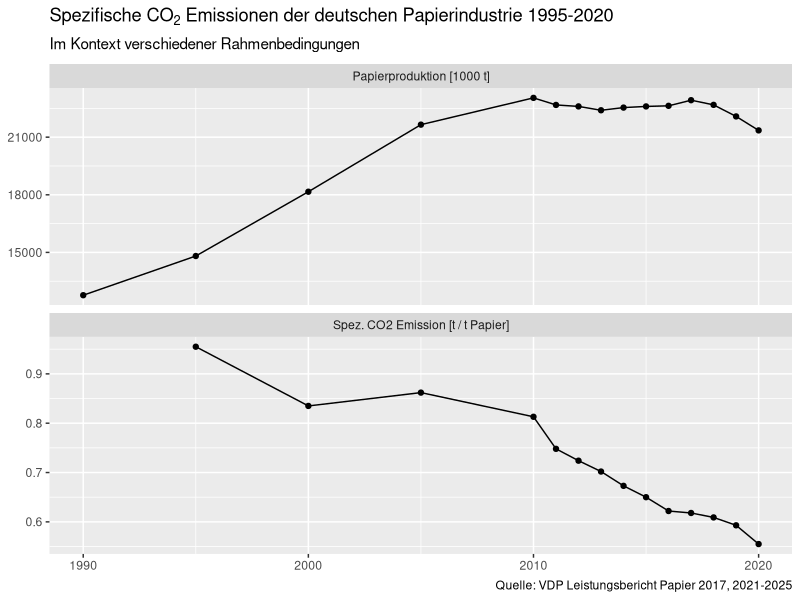
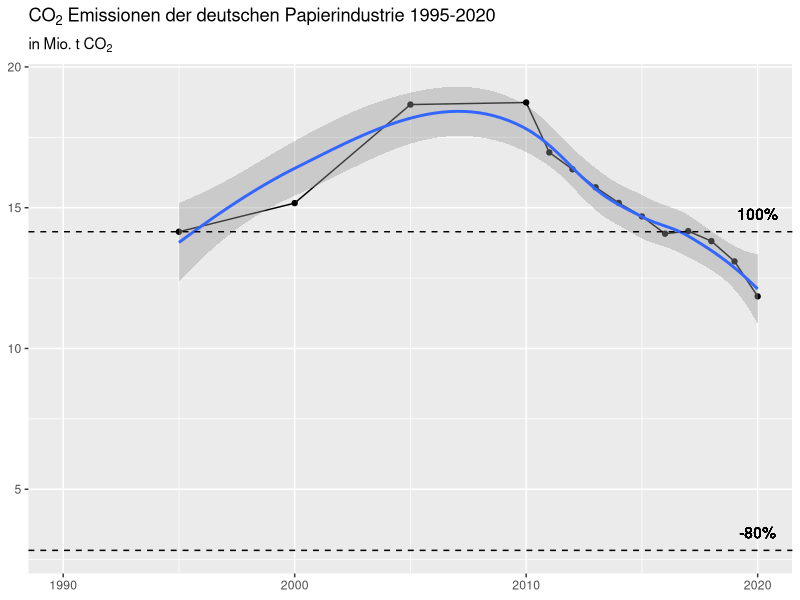
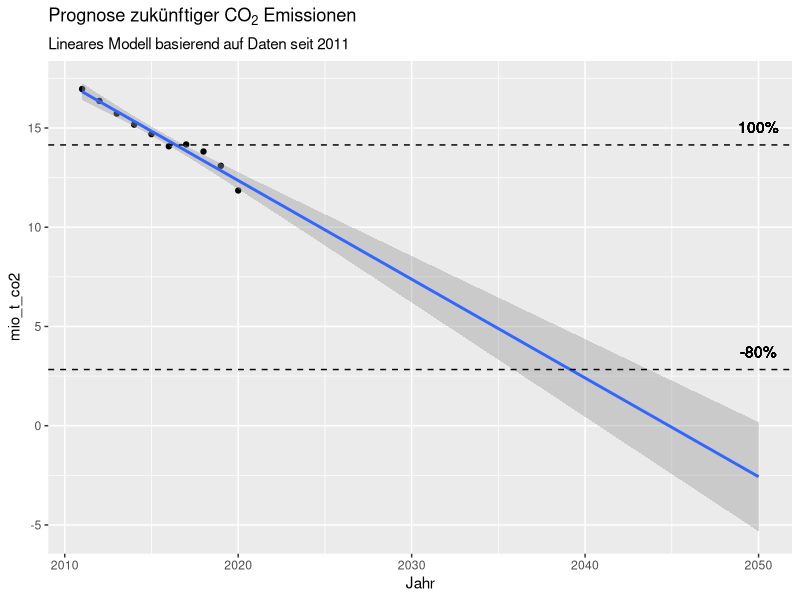

R code for these plots, in order:
# Pakete laden
library(readr)
library(dplyr)
library(tidyr)
library(ggplot2)
library(stringr)

# Daten einlesen
co2_spez <- read_csv2("CO2_VDP.txt")

# Daten aufbereiten
co2_spez_tidy <- co2_spez %>% 
  gather(-Jahr, key = "Parameter", value = "Wert")

co2_total <- co2_spez %>% 
  mutate(t_co2 = prod_1000t*1000*t_co2_t,
         mio_t_co2 = t_co2/10^6)

# Daten visualisieren
max_jahr = max(co2_spez$Jahr)

co2_spez_tidy %>% 
  mutate(Parameter = recode(Parameter, 
                            "t_co2_t" = "Spez. CO2 Emission [t / t Papier]",
                            "prod_1000t" = "Papierproduktion [1000 t]",
                            "n_werke" = "Anzahl Werke / Standorte",
                            "n_pm" = "Anzahl Papiermaschinen")) %>% 
  ggplot(aes(x = Jahr, y = Wert)) +
    geom_point() +
    geom_line() +
    facet_wrap(~Parameter, ncol = 1, scales = "free_y") +
    labs(title = bquote("Spezifische CO"[2]*" Emissionen der deutschen Papierindustrie 1995-"*.(max_jahr)),
         subtitle = expression("Im Kontext verschiedener Rahmenbedingungen"),
         x = NULL,
         y = NULL,
         caption = "Quelle: VDP Leistungsbericht Papier 2017, 2021-2025")

reference_1995 = co2_total$mio_t_co2[2]

co2_total %>% 
  ggplot(aes(x = Jahr, y = mio_t_co2)) +
    geom_point() +
    geom_line() +
    geom_smooth(method = "loess") +
    geom_hline(yintercept = reference_1995, lty = 2) +
    geom_text(aes(x = max(Jahr), y = reference_1995, label = "100%", vjust = -1)) +
    geom_hline(yintercept = reference_1995*0.2, lty = 2) +
    geom_text(aes(x = max(Jahr), y = reference_1995*0.2, label = "-80%", vjust = -1)) +
    labs(title = bquote("CO"[2]*" Emissionen der deutschen Papierindustrie 1995-"*.(max_jahr)),
         subtitle = expression("in Mio. t CO"[2]),
         x = NULL,
         y = NULL)

# Jetzt hier noch die Zielwerte irgendwie einbauen
co2_total[2,5]*20/100 # da müssen wir hin (absolute CO2 Menge, wenn 1995 Bezugswert wäre)
co2_total[19,5]*100/co2_total[2,5] # da stehen wir 2020. Knappe 84%

# -------------
# Vorhersage
# -------------

co2_total %>% 
  filter(Jahr > 2010) %>% 
  add_row(Jahr = 2050) %>% 
  ggplot(aes(x = Jahr, y = mio_t_co2)) +
    geom_point() +
    stat_smooth(method = "lm", fullrange = T) +
    geom_hline(yintercept = reference_1995, lty = 2) +
    geom_text(aes(x = max(Jahr), y = reference_1995, label = "100%", vjust = -1)) +
    geom_hline(yintercept = reference_1995*0.2, lty = 2) +
    geom_text(aes(x = max(Jahr), y = reference_1995*0.2, label = "-80%", vjust = -1)) +
    labs(title = expression("Prognose zukünftiger CO"[2]*" Emissionen"),
         subtitle = "Lineares Modell basierend auf Daten seit 2011")
